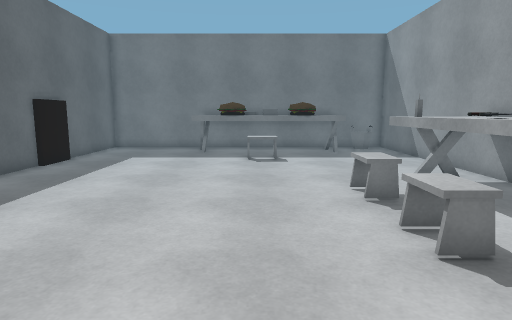
view 1 (above)

18 first-person views from a walk through a 3-D level made in the Unity game engine. The camera is 1.3 m above the floor, tilts 8° down and sees 75° across. The floor is counted in squares, 0.6 m on a side. Each view is taken from the middle of a square. On the plan, view 1 faces up. The plan holds only what a view shows up to about 19 squares ahead; the rest is blank. The player is left out. Some animated figures are not drawn.

view 2
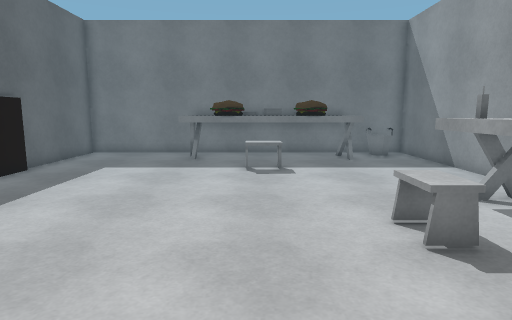

view 3
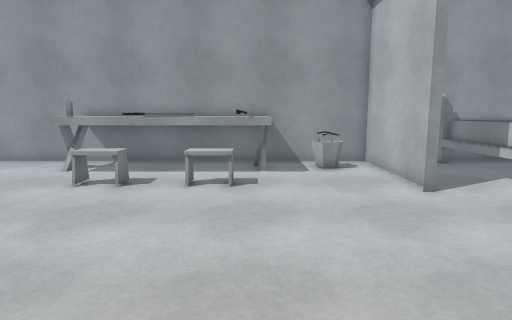

view 4
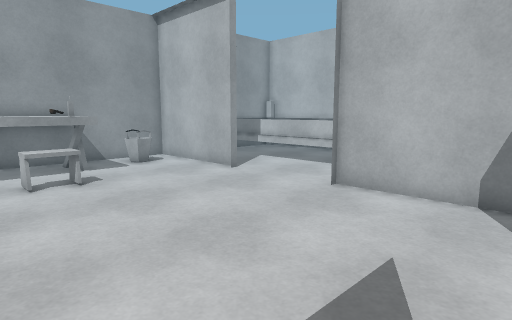

view 5
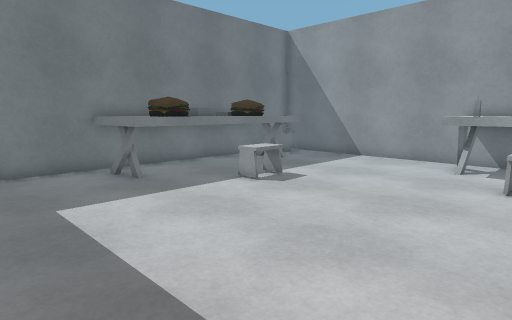

view 6
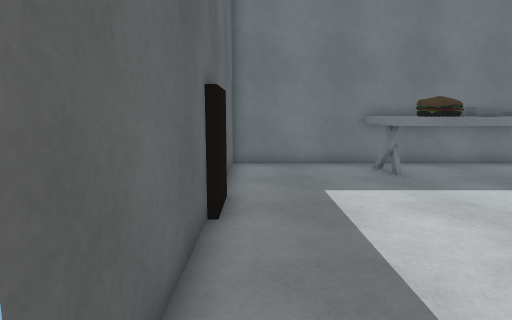

view 7
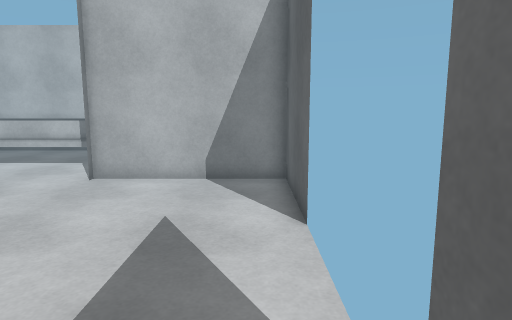

view 8
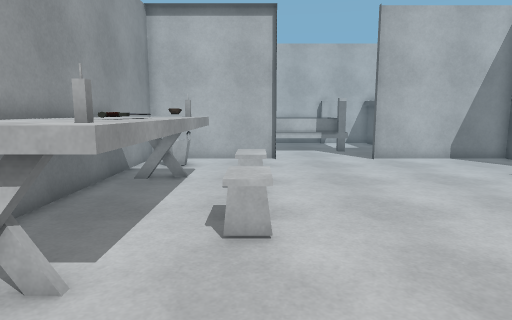

view 9
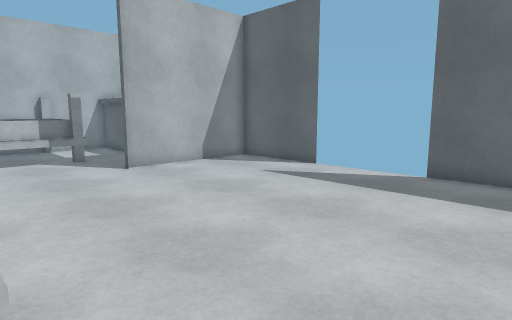

view 10
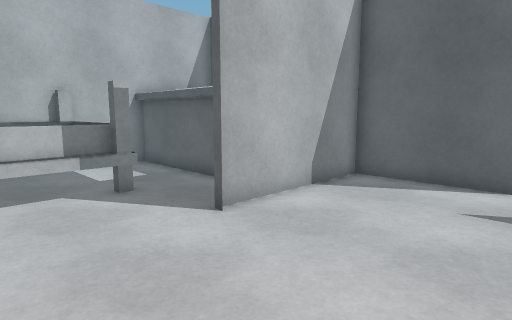

view 11
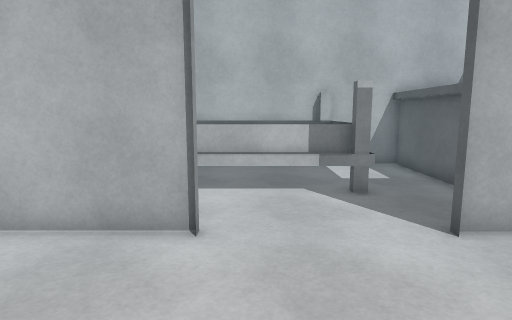

view 12
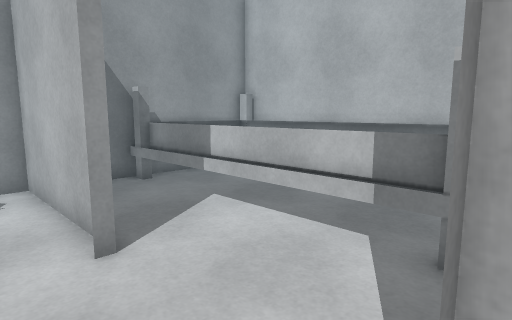

view 13
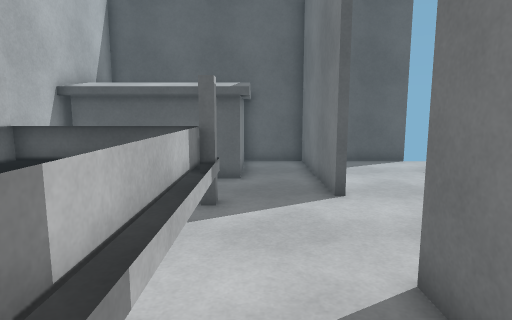

view 14
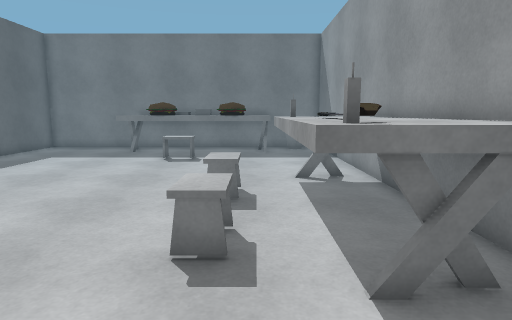

view 15
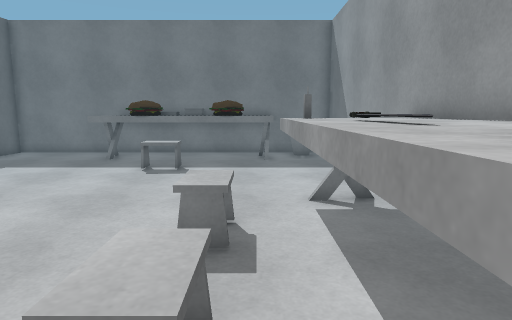

view 16
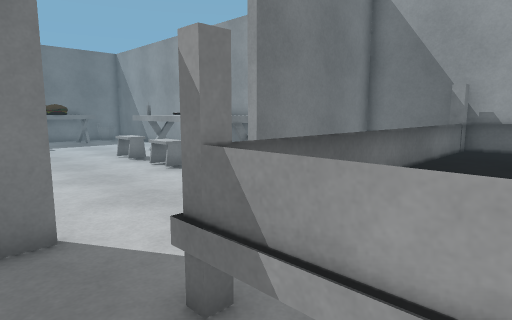

view 17
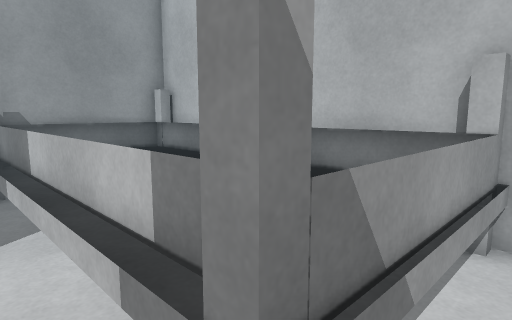

view 18
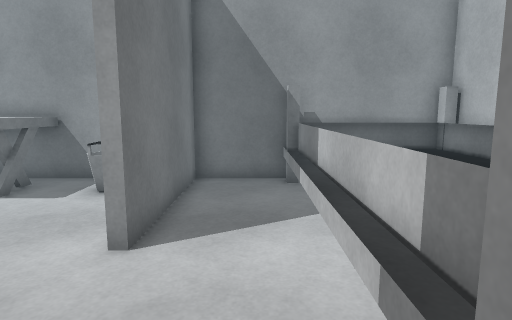

### Floor plan
Key: @ floor where view 1 was taken; # wall or solid block; . floor; = window, fence, low wall or low ledge; ^ raised ledge; O other object.
Columns run from 9 left of view 1 to 8 right of it. Each row starts with its distance up from view 1.
 21 ######^^^^^^^^^###
 20 #.....^OO^^OO^^==#
 19 #.....^OO^^OO^^=.#
 18 #.....^^^^^^^^^..#
 17 #................#
 16 #........OO......#
 15 #................#
 14 #................#
 13 #................#
 12 #................#
 11 #.............^^^^
 10 #.............^^^^
  9 #...........OO^O^^
  8  ...........OO^O^^
  7  .............^O^^
  6  ...........OO^^^^
  5  ...........OOOO^^
  4  .............^^^^
  3 #................#
  2 #..............==#
  1 #..............==#
  0 #........@.....=##
 -1 #######.....######
 -2 #................#
 -3 #^^^^............#
 -4 ^^#^^..###########
 -5    ^^..O    OOOOO#
 -6    ^^..O    OOOOO#
 -7    ^^..O         #
 -8    ^^..OO O  OOOO#
 -9    ^^#############

Positions as (right, up) in squares from view 1, and headings:
1: (0, 0), facing up
2: (0, 3), facing up
3: (-7, 4), facing right
4: (-8, 8), facing down-right
5: (-8, 8), facing up-right
6: (-8, 7), facing up
7: (-8, 10), facing down
8: (3, 15), facing down
9: (3, 12), facing down-left
10: (2, 5), facing down-left
11: (1, 5), facing down
12: (-3, 1), facing down-right
13: (6, -3), facing left
14: (4, 0), facing up
15: (4, 3), facing up
16: (-4, -7), facing up-right
17: (-3, -3), facing down-right
18: (-3, -3), facing right
